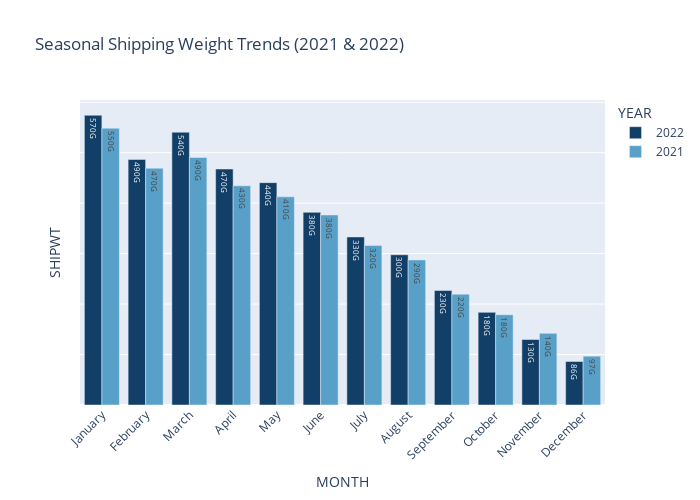

Source (notebook cell):
### Code cell
monthly_summary["YEAR"] = monthly_summary["YEAR"].astype(str)

custom_colors = {
    "2021": "#58A0C8",
    "2022": "#113F67"
}

month_order = [
    "January", "February", "March", "April", "May", "June",
    "July", "August", "September", "October", "November", "December"
]

fig2 = px.bar(
    monthly_summary,
    x = "MONTH",
    y  = "SHIPWT",
    color = "YEAR",
    barmode = "group",
    title = "Seasonal Shipping Weight Trends (2021 & 2022)",
    category_orders = {"MONTH": month_order},
    color_discrete_map = custom_colors,
    text_auto = ".2s"
)
fig2.update_layout(
    xaxis_tickangle = -45,
    height = 500,
    width = 700,
    showlegend = True,
    yaxis = dict(
        showticklabels = False)
)

fig2.write_image("Graphs/S_Weight.png", width = 600, height = 500, scale = 2)

fig2.show()

### Figure 1 — Plotly figure (JSON) as saved in the notebook; plotly's stock layout.template omitted (floating-point values rounded to 4 significant figures)
{"data": [{"alignmentgroup": "True", "hovertemplate": "YEAR=2022<br>MONTH=%{x}<br>SHIPWT=%{y}<extra></extra>", "legendgroup": "2022", "marker": {"color": "#113F67", "pattern": {"shape": ""}}, "name": "2022", "offsetgroup": "2022", "orientation": "v", "showlegend": true, "textposition": "auto", "texttemplate": "%{y:.2s}", "type": "bar", "x": ["November", "August", "July", "October", "April", "January", "June", "September", "February", "March", "May", "December"], "xaxis": "x", "y": [129805747155, 297740834754, 333065421934, 183587422388, 467718794880, 574216974370, 381816687984, 226967919805, 486609649956, 540637216460, 440663499036, 86222679966], "yaxis": "y"}, {"alignmentgroup": "True", "hovertemplate": "YEAR=2021<br>MONTH=%{x}<br>SHIPWT=%{y}<extra></extra>", "legendgroup": "2021", "marker": {"color": "#58A0C8", "pattern": {"shape": ""}}, "name": "2021", "offsetgroup": "2021", "orientation": "v", "showlegend": true, "textposition": "auto", "texttemplate": "%{y:.2s}", "type": "bar", "x": ["April", "June", "July", "January", "May", "November", "September", "December", "February", "March", "August", "October"], "xaxis": "x", "y": [434452954560, 376657796528, 316289941121, 548601399983, 412589043081, 142046977230, 219716080025, 96743674846, 469312751004, 490608226339, 287544605736, 178879727232], "yaxis": "y"}], "layout": {"barmode": "group", "height": 500, "legend": {"title": {"text": "YEAR"}, "tracegroupgap": 0}, "showlegend": true, "title": {"text": "Seasonal Shipping Weight Trends (2021 & 2022)"}, "width": 700, "xaxis": {"anchor": "y", "categoryarray": ["January", "February", "March", "April", "May", "June", "July", "August", "September", "October", "November", "December"], "categoryorder": "array", "domain": [0, 1], "tickangle": -45, "title": {"text": "MONTH"}}, "yaxis": {"anchor": "x", "domain": [0, 1], "showticklabels": false, "title": {"text": "SHIPWT"}}}}
